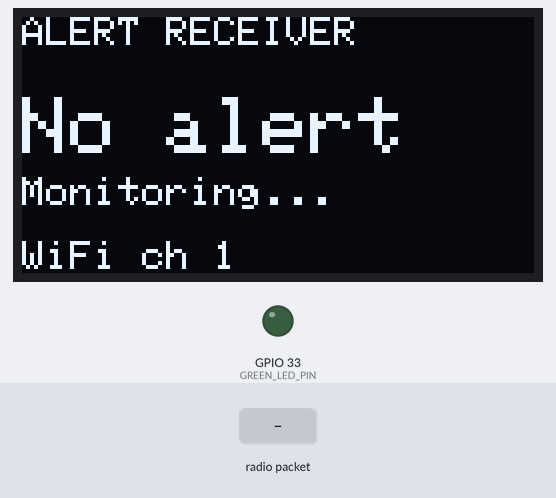
The sketch below on a simulated ESP32. On the bench: 128×64 one-colour display, output pins drawn as LEDs (lit = HIGH). The inputs (shaded band) are chosen by the test bench. What the sketch prints to the serial monitor is not drawn.

Above: at 1.4 s.
1.5 s: radio packet "CRIT" arrives
3.0 s: radio packet "COLOR" arrives
4.5 s: radio packet "0" arrives
Timing chart, 0 to 7.5 s (numbered marks = the images above; inputs shaded):
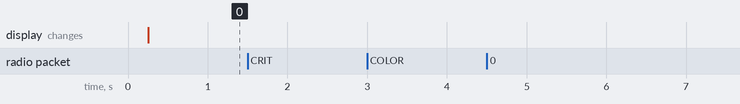

Measured:
- after the input at 1.5 s, every drawn part: stays the same
- after the input at 3.0 s, every drawn part: stays the same
- after the input at 4.5 s, every drawn part: stays the same

The sketch:

receiver.ino
```cpp
/*
 * ARCCANUM - Receiver node (ESP32-WROOM-32E)
 *
 * Listens for alerts from the transmitter node over ESP-NOW, the ESP32's
 * built-in direct WiFi link (no router, no internet, no password needed).
 *
 *   "ARC,CRIT,<pH>,<seq>"  -> the receiver reads the pH value in the message
 *                             and, if it is also >= 12.0, shows a flashing
 *                             CRITICAL alert with the pH on the OLED.
 *   "ARC,COLOR,<pH>,<seq>" -> colour-confirmed alert (picric acid strip turned
 *                             red-rose): switches the GREEN LED on.
 *
 * An alert stays active while alerts keep arriving and clears once no alert of
 * that kind has been received for ALERT_HOLD_MS.
 *
 * Library (Arduino Library Manager):
 *   - Adafruit SSD1306   (pulls in Adafruit GFX Library + Adafruit BusIO)
 * WiFi and ESP-NOW come with the ESP32 board package.
 */

#include <WiFi.h>
#include <esp_now.h>
#include <esp_wifi.h>
#include <Wire.h>
#include <Adafruit_GFX.h>
#include <Adafruit_SSD1306.h>

// ---------------------------------------------------------------------------
// Pins
// ---------------------------------------------------------------------------
#define GREEN_LED_PIN  33

// SSD1306 OLED (critical alert display)
#define I2C_SDA    21
#define I2C_SCL    22
#define OLED_ADDRESS 0x3C

// ---------------------------------------------------------------------------
// Settings (WIFI_CHANNEL must match the transmitter)
// ---------------------------------------------------------------------------
const float PH_CRITICAL = 12.0;
const int   WIFI_CHANNEL = 1;

#define PACKET_HEADER "ARC"

// How long an alert stays active after the last matching message.
const unsigned long ALERT_HOLD_MS = 15000;

// The critical alert screen flashes (inverts) at this interval.
const unsigned long FLASH_MS = 500;

Adafruit_SSD1306 display(128, 64, &Wire, -1);
bool displayOk = false;

unsigned long criticalSince = 0;  // time of the last critical alert
unsigned long greenOnSince = 0;   // time of the last colour-confirmed alert
bool criticalOn = false;
bool greenOn = false;
float criticalPh = 0;
float colorPh = 0;
bool lastFlashState = false;
bool screenDirty = true;          // redraw the OLED on the next loop

// The ESP-NOW callback runs in the WiFi task; it only copies the message here
// and loop() does the actual work.
char rxBuffer[64];
volatile bool rxPending = false;

// ---------------------------------------------------------------------------
// ESP-NOW receive callback (signature differs between ESP32 core 2.x and 3.x)
// ---------------------------------------------------------------------------
void storeMessage(const uint8_t *data, int len) {
  if (rxPending) return;  // previous message not handled yet; alerts repeat
  int n = min(len, (int)sizeof(rxBuffer) - 1);
  memcpy(rxBuffer, data, n);
  rxBuffer[n] = '\0';
  rxPending = true;
}

#if ESP_ARDUINO_VERSION_MAJOR >= 3
void onReceive(const esp_now_recv_info_t *info, const uint8_t *data, int len) {
  storeMessage(data, len);
}
#else
void onReceive(const uint8_t *mac, const uint8_t *data, int len) {
  storeMessage(data, len);
}
#endif

// ---------------------------------------------------------------------------
// Message handling
// ---------------------------------------------------------------------------
// Splits "ARC,<type>,<pH>,<seq>" into its fields. Returns false if malformed.
bool parsePacket(String packet, String &type, float &ph, long &seq) {
  int c1 = packet.indexOf(',');
  int c2 = packet.indexOf(',', c1 + 1);
  int c3 = packet.indexOf(',', c2 + 1);
  if (c1 < 0 || c2 < 0 || c3 < 0) return false;
  if (packet.substring(0, c1) != PACKET_HEADER) return false;

  type = packet.substring(c1 + 1, c2);
  String phText = packet.substring(c2 + 1, c3);
  if (phText.length() == 0) return false;
  ph = phText.toFloat();
  seq = packet.substring(c3 + 1).toInt();
  return ph >= 0.0 && ph <= 14.0;
}

void handlePacket(const String &packet) {
  String type;
  float ph;
  long seq;

  Serial.print("WiFi RX: ");
  Serial.println(packet);

  if (!parsePacket(packet, type, ph, seq)) {
    Serial.println("  ignored: not an ARCCANUM message");
    return;
  }

  if (type == "CRIT") {
    // Double-check the pH carried in the message before raising the alarm
    if (ph >= PH_CRITICAL) {
      criticalOn = true;
      criticalSince = millis();
      criticalPh = ph;
      screenDirty = true;
      Serial.printf("  CRITICAL alert: pH %.2f -> shown on OLED\n", ph);
    } else {
      Serial.printf("  CRIT message with pH %.2f < %.1f, ignored\n", ph, PH_CRITICAL);
    }
  } else if (type == "COLOR") {
    greenOn = true;
    greenOnSince = millis();
    colorPh = ph;
    screenDirty = true;
    Serial.printf("  Colour-confirmed NaCN alert: pH %.2f -> GREEN LED ON\n", ph);
  } else {
    Serial.println("  ignored: unknown alert type");
  }
}

// ---------------------------------------------------------------------------
// OLED
// ---------------------------------------------------------------------------
void drawScreen(bool flashOn) {
  if (!displayOk) return;
  display.clearDisplay();
  display.setTextColor(SSD1306_WHITE);

  if (criticalOn) {
    display.setTextSize(2);
    display.setCursor(4, 0);
    display.print("!CRITICAL!");
    display.setTextSize(1);
    display.setCursor(22, 20);
    display.print("pH >= 12 DETECTED");
    display.setTextSize(2);
    display.setCursor(16, 34);
    display.print("pH ");
    display.print(criticalPh, 2);
    display.setTextSize(1);
    display.setCursor(0, 56);
    display.print(greenOn ? "Strip alert also on" : "Check the water now");
    display.invertDisplay(flashOn);  // flashing alert
  } else {
    display.invertDisplay(false);
    display.setTextSize(1);
    display.setCursor(0, 0);
    display.print("ALERT RECEIVER");
    display.setTextSize(2);
    display.setCursor(0, 20);
    if (greenOn) {
      display.print("NaCN");
      display.setTextSize(1);
      display.setCursor(0, 38);
      display.print("Strip turned red-rose");
      display.setCursor(0, 47);
      display.print("pH ");
      display.print(colorPh, 2);
    } else {
      display.print("No alert");
      display.setTextSize(1);
      display.setCursor(0, 40);
      display.print("Monitoring...");
    }
    display.setCursor(0, 56);
    display.print("WiFi ch ");
    display.print(WIFI_CHANNEL);
  }
  display.display();
}

// ---------------------------------------------------------------------------
// Setup / loop
// ---------------------------------------------------------------------------
void setup() {
  Serial.begin(115200);
  delay(200);
  Serial.println("\nARCCANUM receiver starting");

  pinMode(GREEN_LED_PIN, OUTPUT);
  digitalWrite(GREEN_LED_PIN, LOW);

  Wire.begin(I2C_SDA, I2C_SCL);
  displayOk = display.begin(SSD1306_SWITCHCAPVCC, OLED_ADDRESS);
  if (!displayOk) Serial.println("SSD1306 OLED not found");
  drawScreen(false);

  WiFi.mode(WIFI_STA);
  WiFi.disconnect();
  esp_wifi_set_channel(WIFI_CHANNEL, WIFI_SECOND_CHAN_NONE);

  while (esp_now_init() != ESP_OK) {
    Serial.println("ESP-NOW init failed, retrying...");
    if (displayOk) {
      display.clearDisplay();
      display.setTextSize(1);
      display.setCursor(0, 0);
      display.print("WiFi init failed");
      display.setCursor(0, 12);
      display.print("retrying...");
      display.display();
    }
    delay(1000);
  }
  esp_now_register_recv_cb(onReceive);

  Serial.print("Listening for alerts on WiFi channel ");
  Serial.println(WIFI_CHANNEL);
}

void loop() {
  if (rxPending) {
    String packet(rxBuffer);
    rxPending = false;
    handlePacket(packet);
  }

  unsigned long now = millis();
  if (criticalOn && now - criticalSince >= ALERT_HOLD_MS) {
    criticalOn = false;
    screenDirty = true;
    Serial.println("No critical alert for a while -> OLED alert cleared");
  }
  if (greenOn && now - greenOnSince >= ALERT_HOLD_MS) {
    greenOn = false;
    screenDirty = true;
    Serial.println("No colour alert for a while -> GREEN LED OFF");
  }

  digitalWrite(GREEN_LED_PIN, greenOn ? HIGH : LOW);

  // Redraw only when something changed, or to toggle the flashing alert
  bool flashOn = criticalOn && (now / FLASH_MS) % 2 == 0;
  if (screenDirty || flashOn != lastFlashState) {
    drawScreen(flashOn);
    lastFlashState = flashOn;
    screenDirty = false;
  }
}
```
